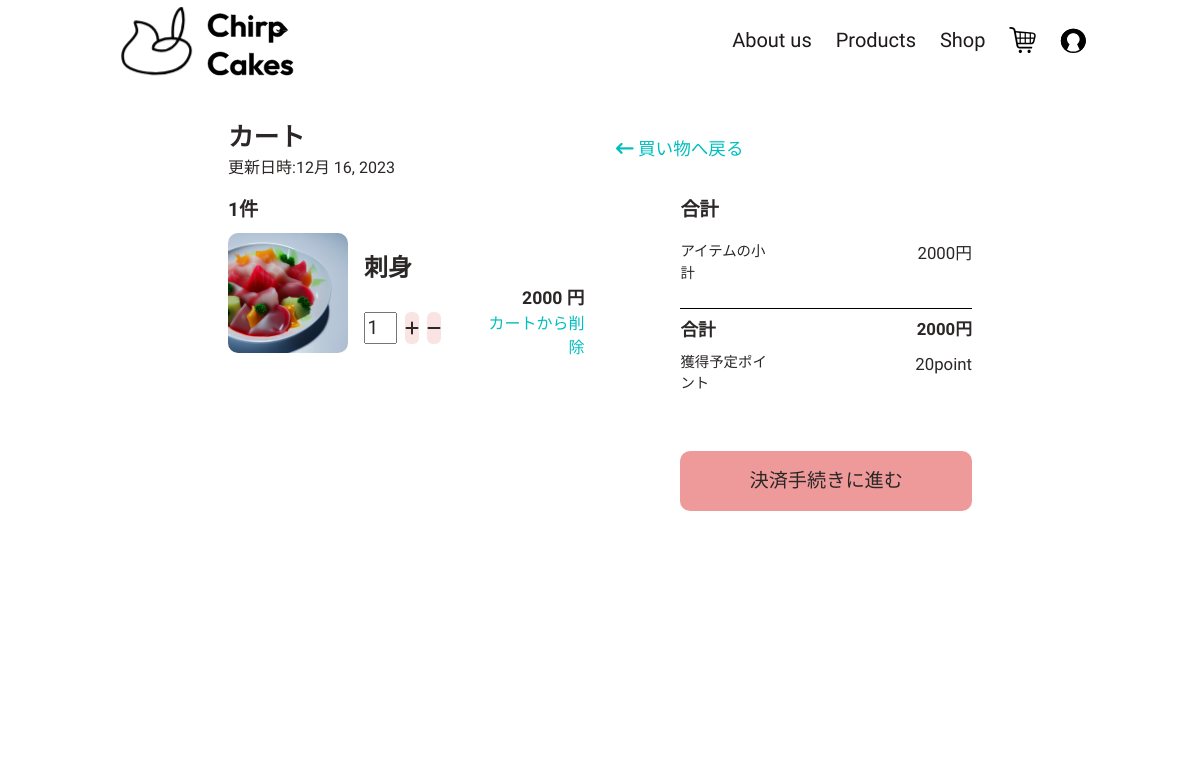
The page /main/order (signed in) on the database as committed earlier.
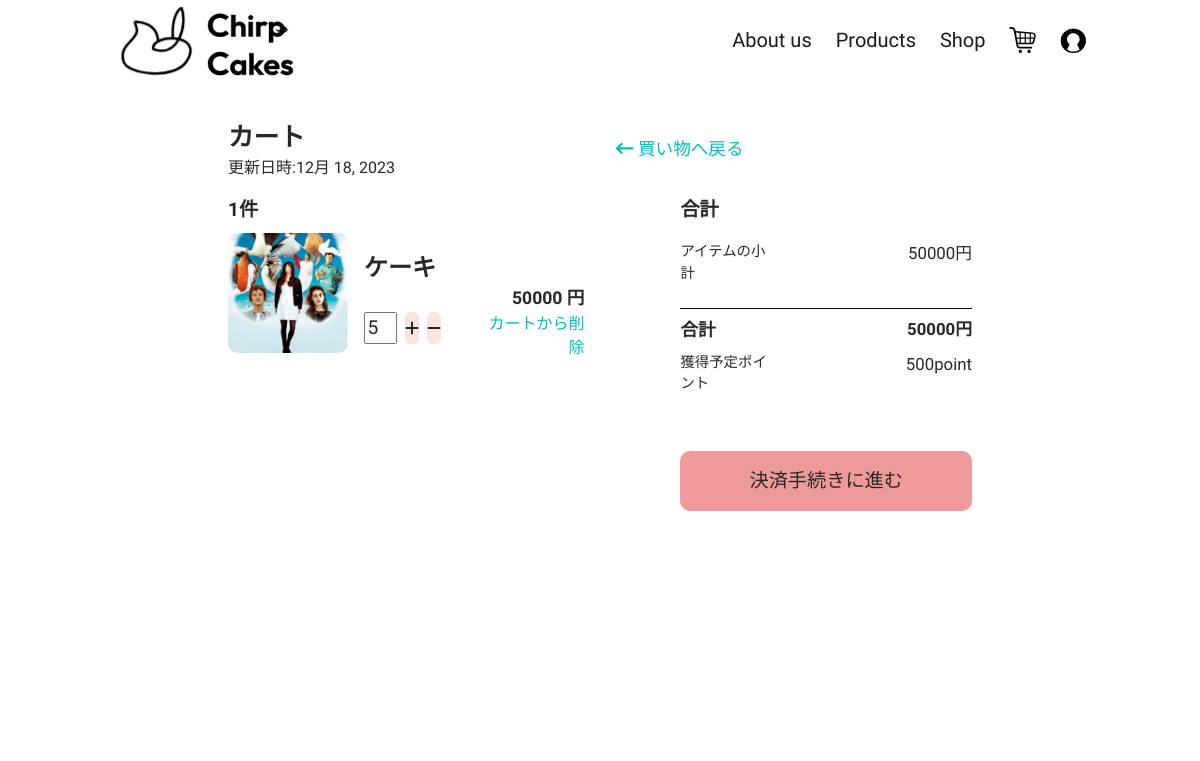
The same page on the database as committed later.
### main/models.py (models this page shows, shortened)
class CartTable(models.Model):
    class Meta:
        verbose_name = _('カートテーブル')
        verbose_name_plural = _('カートテーブル')
    cart_id = models.AutoField(primary_key=True, unique=True, verbose_name='カートID', editable=False)
    user_id = models.ForeignKey(settings.AUTH_USER_MODEL, on_delete=models.CASCADE)
    create = models.DateField(auto_now_add=True, verbose_name='カート作成日時')
    update = models.DateField(auto_now=True, verbose_name='カート更新日時')
    ordered = models.BooleanField(default=False, verbose_name='注文状況')
    def get_total(self):
        total = 0
        for item in self.related_cart.all():
            total += item.get_total_price()
        return total

class CartDetailTable(models.Model):
    class Meta:
        verbose_name = _('カート詳細テーブル')
        verbose_name_plural = _('カート詳細テーブル')
    detail_id = models.AutoField(primary_key=True, unique=True, verbose_name='カート詳細ID', editable=False)
    cart_id = models.ForeignKey(CartTable, on_delete=models.CASCADE, verbose_name='カートID', related_name='related_cart', unique=False)
    item_id = models.ForeignKey(ItemTable, on_delete=models.CASCADE, verbose_name='商品ID', related_name='related_cart_item')
    quantity = models.IntegerField(verbose_name='数量', default=1, validators=[MinValueValidator(1), MaxValueValidator(1000)])
    def get_total_price(self):
        return self.quantity * self.item_id.price

class ItemTable(models.Model):
    class Meta:
        verbose_name = _('商品テーブル')
        verbose_name_plural = _('商品テーブル')
    item_id = models.AutoField(primary_key=True, unique=True, verbose_name='商品ID', editable=False)
    item_name = models.TextField(max_length=30, unique=True, verbose_name='商品名')
    item_name_eng = models.TextField(default=f'',max_length=50, verbose_name='商品名(english)')
    item_img = models.ImageField(default='main/item/default_img.jpg', upload_to=saveItemPath)
    price = models.IntegerField(verbose_name='値段/個')
    sale_flg = models.BooleanField(default=True, verbose_name='販売ステータス')
    slug = models.SlugField(null=True, blank=True, max_length=20, default=f'')

### main/views.py (the view, shortened to what this page needs)
# urls.py: path('order', views.Order.as_view(), name='order'),
class Order(TemplateView):
    template_name = 'main/order.html'
    params = {
        'title' : 'ChirpCakes',
        'status':0,
        'data':'',
        'st_title':'カート',
    }
    def get(self, request, *args, **kwargs):
        if request.user.id is not None:
            if CartTable.objects.filter(user_id=request.user, ordered=False).exists():
                order = CartTable.objects.get(user_id=request.user, ordered=False)
                total = order.get_total()
                point = total // 100
                self.params['get_point'] = point
                if CartDetailTable.objects.filter(cart_id=order).all().exists():
                    detail = CartDetailTable.objects.filter(cart_id=order).all()
                    self.params['data'] = detail
                    self.params['status'] = 1
                    self.params['update'] = order.update
                    self.params['datacount'] = len(detail)
                    self.params['total'] = detail[0].cart_id.get_total
                else:
                    self.params['status'] = 0
            else:
                self.params['status'] = 0
            return render(request, self.template_name, context=self.params)
        else:
            return redirect('main:login')

### templates/main/order.html (shortened to what the changed rows need)
{% load static %}
<!DOCTYPE html>
<html lang="ja">
<head>
    <link rel="stylesheet" href="{% static 'main/css/main.css' %}">
</head>
<body>
    <div id="root">
        <main id="order">
            {% if status %}
            <div class="data-order-group">
                <div class="data-order table">
                    <div class="table-items is-title">
                        カート
                    </div>
                    <div class="table-items">
                        更新日時:{{ update }}
                    </div>
                </div>
                <div class="backpage">
                    <a href="{% url 'main:item' %}">
                        <i class="fa-solid fa-arrow-left-long"></i>
                        買い物へ戻る
                    </a>
                </div>
            </div>
            <div class="data-field">
                <div class="data-main">
                    <div class="table">
                        <div class="data-title">
                            {{ datacount }}件
                        </div>
                    </div>
                    <div class="item-group">
                        {% for item in data %}
                        <div class="data-item-group">
                            <div class="data-item-img">
                                <a href="{% url 'main:product' item.item_id.slug %}">
                                    <img src="{{ MEDIA_URL }}{{ item.item_id.item_img }}" alt="" height="120px"
                                        width="120px">
                                </a>
                            </div>
                            <div class="data-item-detail">
                                <div class="data-item-name">
                                    <a
                                        href="{% url 'main:product' item.item_id.slug %}">{{ item.item_id.item_name }}</a>
                                </div>
                                <div class="data-item-quantity">
                                    <div class="order-count">
                                        <input type="number" name="quantity" id="quantity{{ forloop.counter }}" min="0" max="100"
                                            value="{{ item.quantity }}" form="amount">
                                        <div id="increase" onClick="increaseAmount({{ forloop.counter }})">
                                            <i class="fa-solid fa-plus"></i>
                                        </div>
                                        <div id="decrease" onClick="decreaseAmount({{ forloop.counter }})">
                                            <i class="fa-solid fa-minus"></i>
                                        </div>
                                    </div>
                                </div>
                                <div class="data-item-option">
                                </div>
                                <div class="data-item-price">
                                    {{ item.get_total_price }}
                                </div>
                                <div class="data-item-link">
                                    <a href="{% url 'main:itemdelete' item.item_id.slug %}">
                                        カートから削除
                                    </a>
                                </div>
                            </div>
                        </div>
                        {% endfor %}
                    </div>
                </div>
                <div class="data-side">
                    <div class="data-price-group">
                        <div class="data-title">
                            合計
                        </div>
                        <div class="data-price table">
                            <div class="table-items">
                                アイテムの小計
                            </div>
                            <div class="table-items">
                                {{ total }}円
                            </div>
                            <div class="table-items is-total">
                                合計
                            </div>
                            <div class="table-items is-total">
                                {{ total }}円
                            </div>
                            <div class="table-items">
                                獲得予定ポイント
                            </div>
                            <div class="table-items">
                                {{ get_point }}point
                            </div>
                        </div>
                    </div>
                    <div class="gotopage">
                        <form action="{% url 'main:order' %}" method="post" id="amount">
                            <input type="submit" value="決済手続きに進む">
                        </form>
                    </div>
                </div>
            </div>
            {% endif %}
        </main>
    </div>
</body>
</html>

Rows that differ between the two databases and show on the page:
removed CartTable: update "12月 16, 2023", cart_id.price "2000"
removed CartDetailTable: item_id.item_img (picture), item_id.item_name "刺身", quantity "1", get_total_price "2000"
added CartTable: update "12月 18, 2023", cart_id.price "50000"
added CartDetailTable: item_id.item_img (picture), item_id.item_name "ケーキ", quantity "5", get_total_price "50000"
Other text that changed with them:
{{ get_point }}: "20" → "500"
